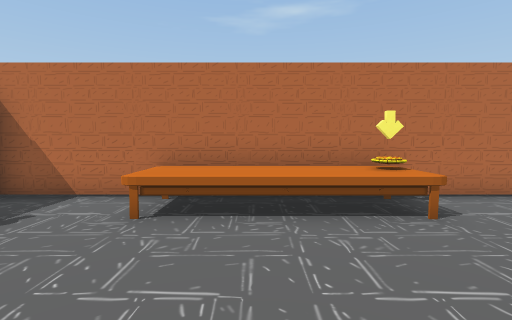
View 1 (above)

12 first-person views from a walk through a Unity game level. The camera is 1.3 m above the floor, tilts 4° down and sees 85° across. The floor is counted in squares, 1 m on a side. Each view is taken from the middle of a square. On the plan, view 1 faces up. The plan holds only what a view shows up to about 13 squares ahead; the rest is blank. The player character is not drawn. Some surface patterns are stand-ins.

View 2
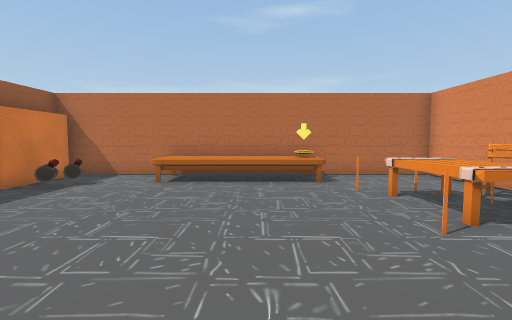

View 3
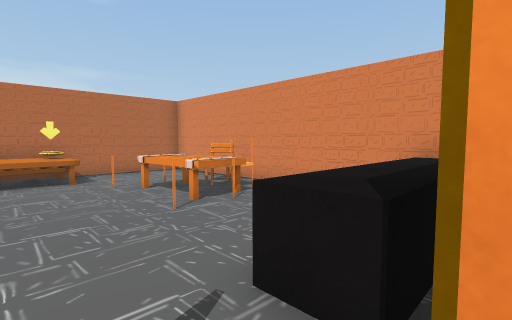

View 4
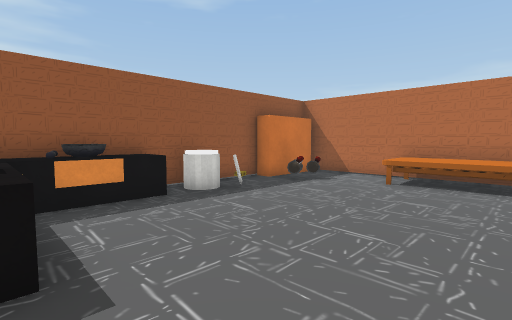

View 5
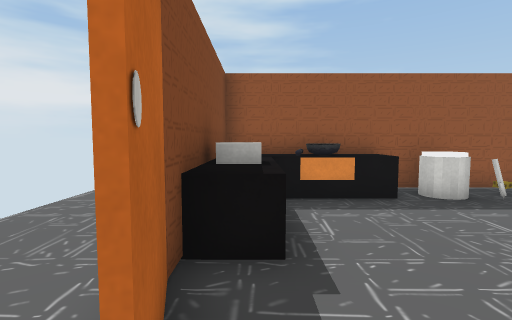

View 6
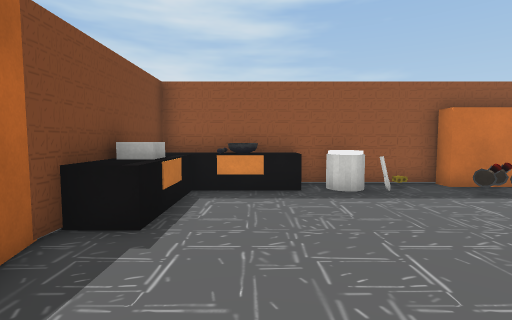

View 7
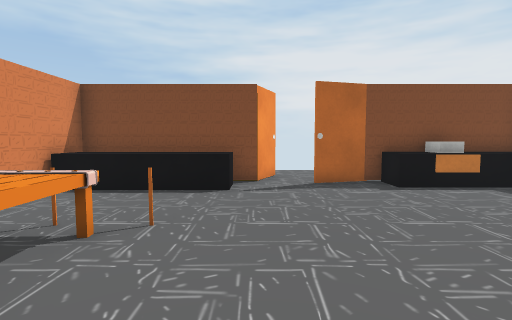

View 8
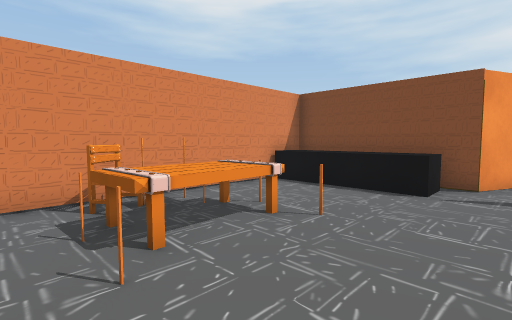

View 9
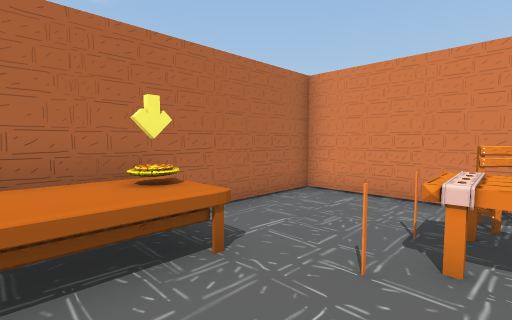

View 10
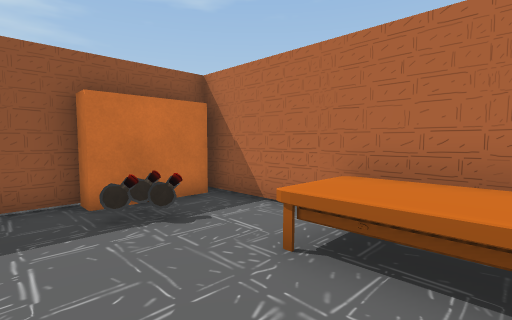

View 11
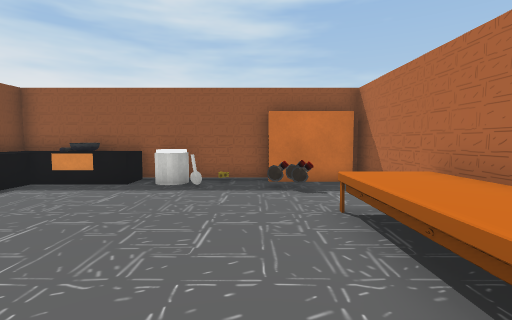

View 12
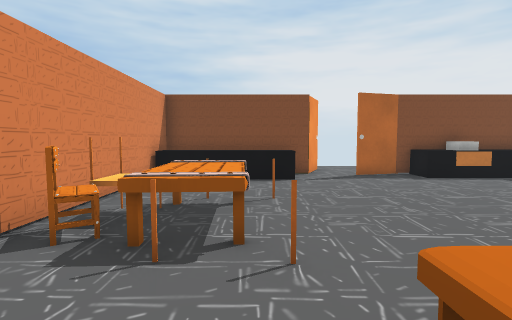

### Floor plan
Key: @ floor where view 1 was taken; # wall or solid block; . floor; ^ raised ledge; O other object.
Columns run from 7 left of view 1 to 8 right of it. Each row starts with its distance up from view 1.
  7  ###############
  6  #...OOOOOO....#
  5  #...OOOOOO....#
  4 ##OO...........#
  3 #.O........OO.##
  2 #..........OOOO#
  1 #.O........OOO.#
  0 #......@...OOO.#
 -1 #^^............#
 -2 ###............#
 -3 ###.......^^^^^#
 -4 #^^OO^.O..^^^^^#
 -5 #^^#^###.#######
 -6     .... #
 -7     ..

Positions as (right, up) in squares from view 1, and headings:
1: (0, 0), facing up
2: (1, -4), facing up
3: (1, -5), facing up-right
4: (1, -4), facing up-left
5: (1, -4), facing left
6: (2, -2), facing left
7: (2, 4), facing down
8: (1, 4), facing down-right
9: (1, 2), facing up-right
10: (0, 2), facing up-left
11: (3, 3), facing left
12: (4, 6), facing down
